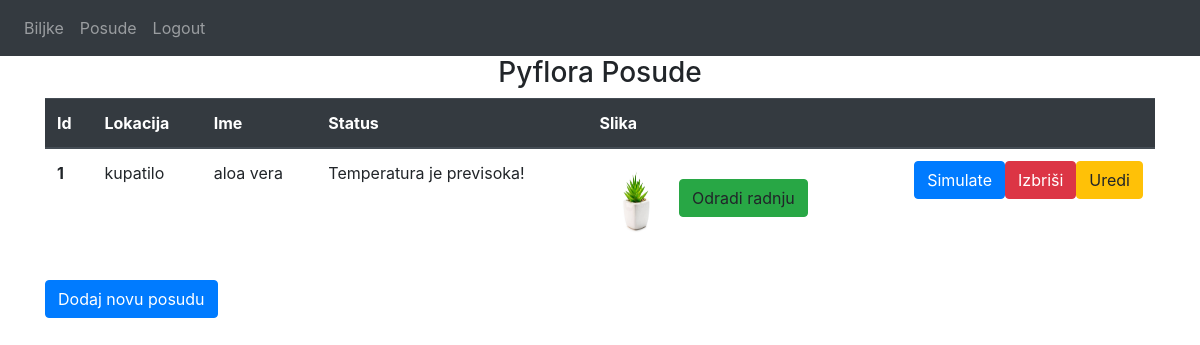
The page /simulate/1 (signed in) on the database its author committed.
### website/models.py (models this page shows)
class Pots(db.Model):
    __tablename__ = 'pots'
    id = db.Column(db.Integer, primary_key=True)
    location = db.Column(db.String(100))
    name = db.Column(db.String(100))
    img = db.Column(db.String)
    status = db.Column(db.String(100))
    plants_id = db.Column(db.Integer, db.ForeignKey('plants.id'))

### website/simulation.py (the view)
@simulation.route("/simulate/<int:id>", methods=['GET', 'POST'])
def run(id):
    Simulated = { 'sim_humidity': None, 'sim_ph': None, 'sim_sun': None, 'sim_temperature': None }
    line = Plants.query.get_or_404(id)
    pots = Pots.query.filter_by(id=id)
    from random import sample
    funcs = [generate_humidity, generate_ph, generate_sun, generate_temperature]
    for func in sample(funcs, len(funcs)):
        status = func(id, line, Simulated)
    return render_template("home.html", user=current_user, pots=pots, status=status)

### website/__init__.py (called while the page is built)
def create_app():
    app = Flask(__name__)
    app.config['SECRET_KEY'] = 'dskakalio'
    app.config['SQLALCHEMY_DATABASE_URI'] = f'sqlite:///{DB_NAME}'
    db.init_app(app)
    from .views import views
    from .auth import auth
    from .pyflora import pyflora
    from .simulation import simulation
    app.register_blueprint(views, url_prefix='/')
    app.register_blueprint(auth, url_prefix='/')
    app.register_blueprint(pyflora, url_prefix='/')
    app.register_blueprint(simulation, url_prefix='/')
    from .models import User
    create_database(app)
    login_manager = LoginManager()
    login_manager.login_view = 'auth.login'
    login_manager.init_app(app)
    @login_manager.user_loader
    def load_user(id):
        return User.query.get(int(id))
    return app

### website/simulation.py (called while the page is built)
def generate_humidity(id, line, Simulated):
    random_humidity = random.randrange(0, 100, 10)
    Simulated['sim_humidity'] = random_humidity
    if line != None:
        db_humidity = Plants.humidity
        key = db_humidity.key
        humidity = getattr(line, key)
        print(humidity)
        if random_humidity < humidity:
            status = "Biljku treba zaliti!"
        elif random_humidity > humidity:
            status = "Biljka je previše zalivena!"
        else:
            status = "O.K"
        return status

def generate_ph(id, line, Simulated):
    random_ph = random.randrange(0, 9)
    Simulated['random_ph'] = random_ph
    if line != None:
        db_ph = Plants.ph
        key = db_ph.key
        ph = float(getattr(line, key))
        print(ph)
        if random_ph < ph:
            status = "Previse gnojiva"
        elif random_ph > ph:
            status = "Dodati gnojiva!"
        else:
            status = "O.K"
    return status

def generate_sun(id, line, Simulated):
    random_sun = random.randrange(500, 5000, 100)
    Simulated['random_sun'] = random_sun
    if line != None:
        db_sun = Plants.sun
        key = db_sun.key
        sun = getattr(line, key)
        print(sun)
        if random_sun < sun:
            status = "Premalo sunca!"
        elif random_sun > sun:
            status = "Previse sunca!"
        else:
            status = "O.K"
    return status

### website/templates/home.html (shortened to what this page needs)
{% extends "base.html" %} {% block title %}PyFlora{% endblock %} {% block content
  %}
  {% if user.is_authenticated %}
  <h3 align="center">Pyflora Posude</h3>
  <form method = "POST">
  <table class="table">
    <thead class="thead-dark">
      <tr>
        <th scope="col">Id</th>
        <th scope="col">Lokacija</th>
        <th scope="col">Ime</th>
        <th scope="col">Status</th>
        <th scope="col">Slika</th>
      </tr>
    </thead>
    <tbody>
      {% for pot in pots %}
      <tr>
        <th scope="row">{{ pot.id }}</th>
        <td>{{ pot.location }}</td>
        <td>{{ pot.name }}</td>
        {% if status is defined %}
        <td id="status"> {{ status }}</td>
        {% else %}
        <td>{{ pot.status }}</td>
        {% endif %}
        <td><figure class="figure">
          <img src="/static/{{ pot.img }}" class="thumbnail" alt="{{ pot.img }}"width="75" height="75">
        </figure>
        {% if status is defined %}
          <a class="btn btn-success float_right" id="value" onclick="changeStatus()">Odradi radnju</a>
         {% endif %}
        <a class="btn btn-warning float-right" href="/updatepot/{{ pot.id }}">Uredi</a>
        <a class="btn btn-danger float-right" href="/deletepots/{{ pot.id }}">Izbriši</a>
        <a class="btn btn-primary float-right" href="/simulate/{{ pot.id }}">Simulate</a>
      </td>
      </tr>
      {% endfor %}
    </tbody>
  </table>
  <button type="button" class="btn btn-primary" onclick="window.location.href='/createpot';">Dodaj novu posudu</button>
  {% endif %}
  {% endblock %}

### rows shown on the page
Pots: id "1", location "kupatilo", name "aloa vera", status "Temperatura je previsoka!", img (picture)
